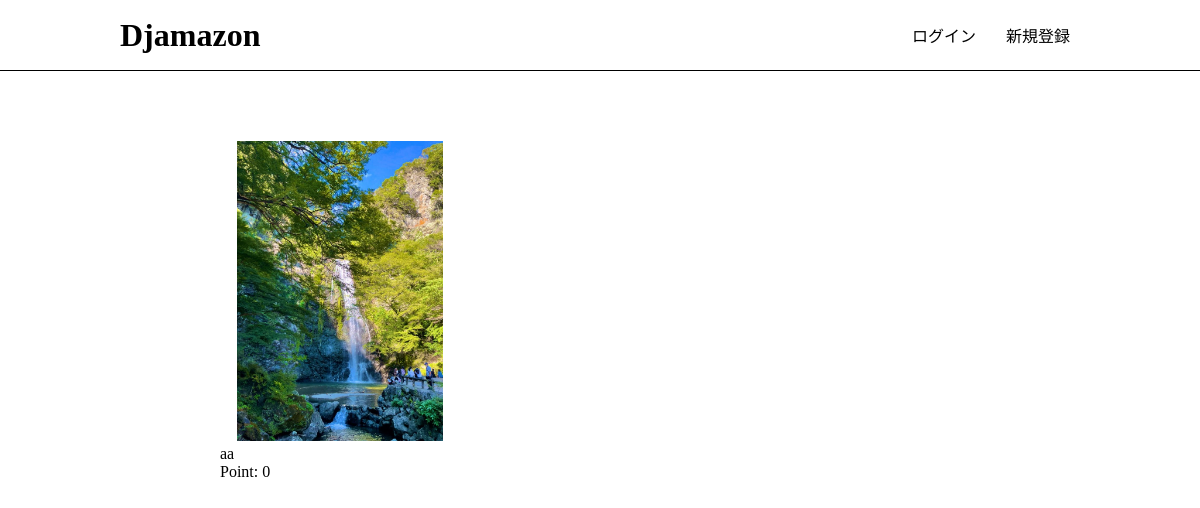
The page / on the database its author committed.
### app/models.py (models this page shows, shortened)
class Product(models.Model):
    name = models.CharField(max_length=100)
    description = models.TextField(blank=True)
    price = models.PositiveIntegerField(default=0)
    image = models.ImageField(upload_to='product')

### app/views.py (the view)
# urls.py: path('', views.index, name='index'),
def index(request):
    products = Product.objects.all().order_by('-id')
    return render(request, 'app/index.html', {'products': products})

### app/templates/app/index.html (shortened to what this page needs)
{% extends 'app/base.html' %}
{% load humanize %}
{% block content %}
<div class="product-container">
{% for product in products %}
    <div class="product">
       <a href="{% url 'app:detail' product.id %}">
           <img src="{{ product.image.url }}" class="product-img">
       </a>
       <div class="product-info">
           <div class="product-name">{{ product.name }}</div>
           <div class="product-price">Point: {{ product.price | intcomma }}</div>
       </div>
    </div>
{% endfor %}
</div>
{% endblock %}

### static/css/style.css (style rules this page uses)
html, body { margin: 0; }
div { box-sizing: border-box; }
a { text-decoration: none; color: #000; }
.product { width: calc(100%/3); float: left; padding: 10px; margin-bottom: 15px; }
.product a { display: block; }
.product-img { width: 100%; max-width: 500px; height: 300px; object-fit: cover; border-radius: 4px; }
.product-img { object-fit: contain; }

### rows shown on the page
Product: image (picture), name "aa", price "0"
